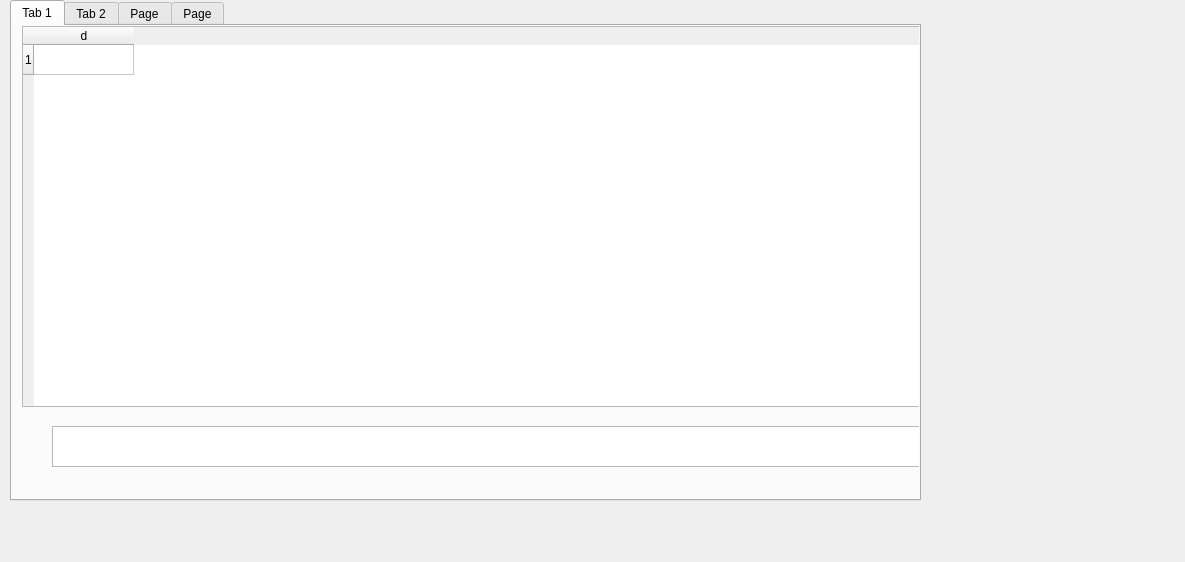
<?xml version="1.0" encoding="UTF-8"?>
<ui version="4.0">
 <class>Form</class>
 <widget class="QWidget" name="Form">
  <property name="geometry">
   <rect>
    <x>0</x>
    <y>0</y>
    <width>1185</width>
    <height>562</height>
   </rect>
  </property>
  <property name="windowTitle">
   <string>Form</string>
  </property>
  <widget class="QTabWidget" name="tabWidget">
   <property name="geometry">
    <rect>
     <x>10</x>
     <y>0</y>
     <width>911</width>
     <height>501</height>
    </rect>
   </property>
   <property name="currentIndex">
    <number>0</number>
   </property>
   <widget class="QWidget" name="tab">
    <attribute name="title">
     <string>Tab 1</string>
    </attribute>
    <widget class="QTextBrowser" name="textBrowser">
     <property name="geometry">
      <rect>
       <x>40</x>
       <y>400</y>
       <width>871</width>
       <height>41</height>
      </rect>
     </property>
    </widget>
    <widget class="QTableWidget" name="tableWidget">
     <property name="geometry">
      <rect>
       <x>10</x>
       <y>0</y>
       <width>901</width>
       <height>381</height>
      </rect>
     </property>
     <row>
      <property name="text">
       <string>1</string>
      </property>
     </row>
     <column>
      <property name="text">
       <string>d</string>
      </property>
     </column>
    </widget>
   </widget>
   <widget class="QWidget" name="tab_2">
    <attribute name="title">
     <string>Tab 2</string>
    </attribute>
    <widget class="QTableWidget" name="tableWidget_2">
     <property name="geometry">
      <rect>
       <x>0</x>
       <y>0</y>
       <width>901</width>
       <height>381</height>
      </rect>
     </property>
     <row>
      <property name="text">
       <string>1</string>
      </property>
     </row>
     <column>
      <property name="text">
       <string>d</string>
      </property>
     </column>
    </widget>
   </widget>
   <widget class="QWidget" name="tab_3">
    <attribute name="title">
     <string>Page</string>
    </attribute>
    <widget class="QTableWidget" name="tableWidget_3">
     <property name="geometry">
      <rect>
       <x>0</x>
       <y>0</y>
       <width>581</width>
       <height>211</height>
      </rect>
     </property>
     <row>
      <property name="text">
       <string>New Row</string>
      </property>
     </row>
     <row>
      <property name="text">
       <string>New Row</string>
      </property>
     </row>
     <row>
      <property name="text">
       <string>New Row</string>
      </property>
     </row>
     <row>
      <property name="text">
       <string>New Row</string>
      </property>
     </row>
     <column>
      <property name="text">
       <string>New Column</string>
      </property>
     </column>
     <column>
      <property name="text">
       <string>New Column</string>
      </property>
     </column>
     <column>
      <property name="text">
       <string>New Column</string>
      </property>
     </column>
     <column>
      <property name="text">
       <string>New Column</string>
      </property>
     </column>
     <column>
      <property name="text">
       <string>New Column</string>
      </property>
     </column>
    </widget>
   </widget>
   <widget class="QWidget" name="tab_4">
    <attribute name="title">
     <string>Page</string>
    </attribute>
    <widget class="QTableWidget" name="tableWidget_4">
     <property name="geometry">
      <rect>
       <x>0</x>
       <y>0</y>
       <width>581</width>
       <height>211</height>
      </rect>
     </property>
     <row>
      <property name="text">
       <string>New Row</string>
      </property>
     </row>
     <row>
      <property name="text">
       <string>New Row</string>
      </property>
     </row>
     <row>
      <property name="text">
       <string>New Row</string>
      </property>
     </row>
     <row>
      <property name="text">
       <string>New Row</string>
      </property>
     </row>
     <column>
      <property name="text">
       <string>New Column</string>
      </property>
     </column>
     <column>
      <property name="text">
       <string>New Column</string>
      </property>
     </column>
     <column>
      <property name="text">
       <string>New Column</string>
      </property>
     </column>
     <column>
      <property name="text">
       <string>New Column</string>
      </property>
     </column>
     <column>
      <property name="text">
       <string>New Column</string>
      </property>
     </column>
    </widget>
   </widget>
  </widget>
 </widget>
 <resources/>
 <connections/>
</ui>
